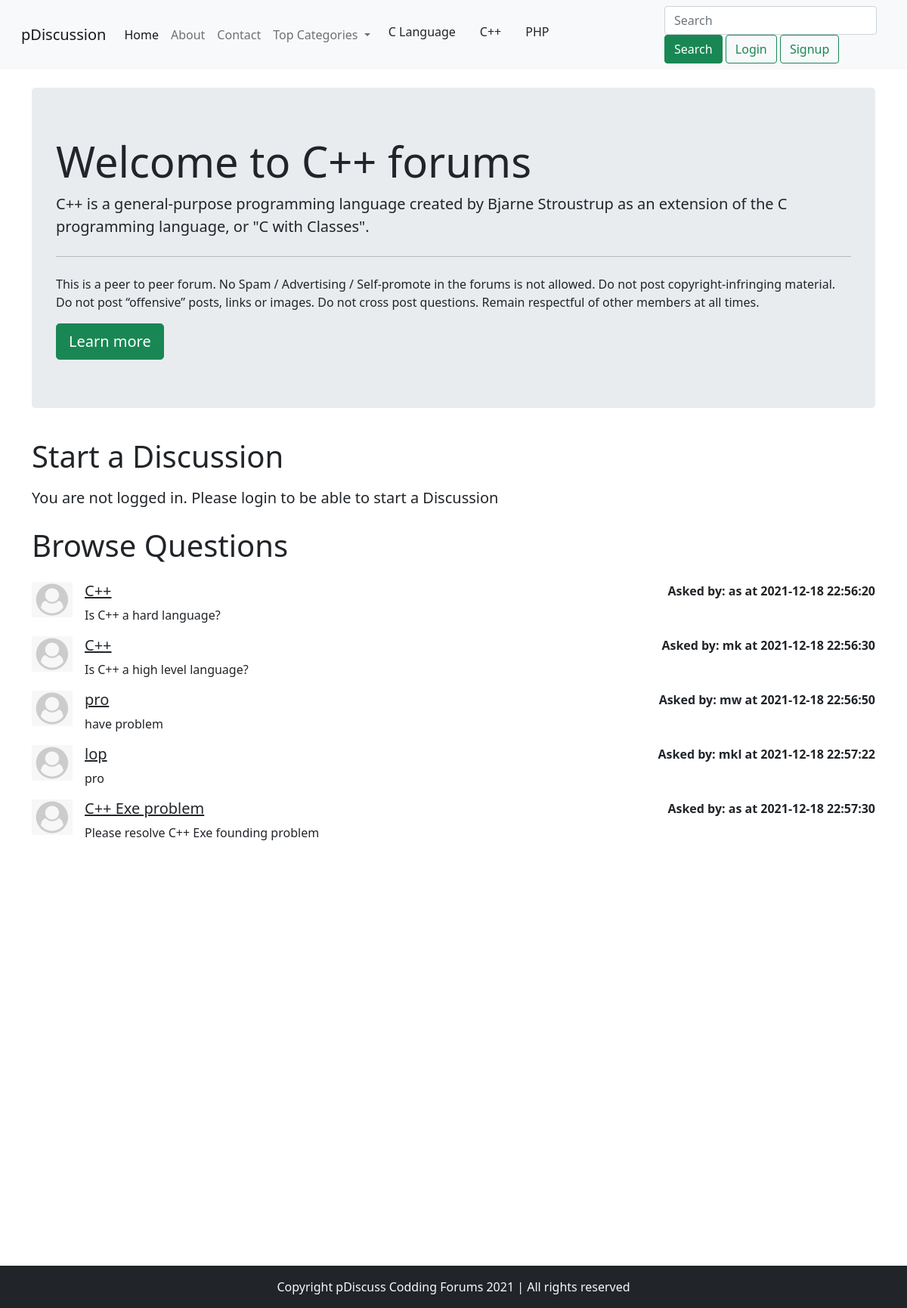
The app's page /threadlist.php?catid=2 with its own data.
### tables this page shows
CREATE TABLE `categories` (
  `id` int(7) NOT NULL,
  `name` varchar(255) NOT NULL,
  `description` text NOT NULL,
  `dt` datetime NOT NULL DEFAULT current_timestamp()
);

CREATE TABLE `threads` (
  `thread_id` int(7) NOT NULL,
  `thread_title` varchar(255) NOT NULL,
  `thread_desc` text NOT NULL,
  `thread_cat_id` int(7) NOT NULL,
  `thread_user_id` int(7) NOT NULL,
  `timestamp` timestamp NOT NULL DEFAULT current_timestamp() ON UPDATE current_timestamp()
);

CREATE TABLE `users` (
  `id` int(7) NOT NULL,
  `username` varchar(30) NOT NULL,
  `password` text NOT NULL,
  `dt` datetime NOT NULL DEFAULT current_timestamp()
);

### threadlist.php (the view, shortened to what this page needs)
<!doctype html>
<html lang="en">
<head>
    <link rel="stylesheet" href="https://stackpath.bootstrapcdn.com/bootstrap/4.5.0/css/bootstrap.min.css"
>
</head>
<body>
    <?php include 'partials/_header.php';?>
    <?php
        $id = $_GET['catid'];
        $sql = "SELECT * FROM `categories` WHERE id=$id";
        $result = mysqli_query($conn, $sql);
        while($row = mysqli_fetch_assoc($result)){
            $catname = $row['name'];
            $catdesc = $row['description'];
        }
    ?>
    <div class="container my-4">
        <div class="jumbotron">
            <h1 class="display-4">Welcome to <?php echo $catname;?> forums</h1>
            <p class="lead"> <?php echo $catdesc;?></p>
            <hr class="my-4">
            <p>This is a peer to peer forum. No Spam / Advertising / Self-promote in the forums is not allowed. Do not
                post copyright-infringing material. Do not post “offensive” posts, links or images. Do not cross post
                questions. Remain respectful of other members at all times.</p>
            <a class="btn btn-success btn-lg" href="#" role="button">Learn more</a>
        </div>
    </div>
    <?php
    if(isset($_SESSION['loggedin']) && $_SESSION['loggedin']==true)
    {
        echo
        '<div class="container">
                <h1 class="py-2">Start a Discussion</h1>
                <form action="'. $_SERVER["REQUEST_URI"] . '" method="post">
                    <div class="form-group">
                        <label for="exampleInputEmail1">Problem Title</label>
                        <input type="text" class="form-control" id="title" name="title" aria-describedby="emailHelp">
                        <small id="emailHelp" class="form-text text-muted">Keep your title as short and crisp as
                            possible</small>
                    </div>
                    <div class="form-group">
                        <input type="hidden" name="id" value="' . $_SESSION['id']  . '">
                        <label for="exampleFormControlTextarea1">Ellaborate Your Concern</label>
                        <textarea class="form-control" id="desc" name="desc" rows="3"></textarea>
                    </div>
                    <button type="submit" class="btn btn-success">Submit</button>
               </form>
        </div>';
     }
     else
     {
        echo '<div class="container">
        <h1 class="py-2">Start a Discussion</h1>
        <p class="lead">You are not logged in. Please login to be able to start a Discussion</p>
    </div>';
     }
  ?>
    <div class="container mb-5" id="ques">
        <h1 class="py-2">Browse Questions</h1>
        <?php
            $id=$_GET['catid'];
            $sql="SELECT * FROM `threads` WHERE thread_cat_id=$id";
            $result=mysqli_query($conn,$sql);
            while($row=mysqli_fetch_assoc($result)){
                $id=$row['thread_id'];
                $title=$row['thread_title'];
                $desc=$row['thread_desc'];
                $thread_time=$row['timestamp'];
                $thread_user_id=$row['thread_user_id'];
                $sql2="SELECT username FROM `users` WHERE id='$thread_user_id'";
                $result2=mysqli_query($conn,$sql2);
                $row2=mysqli_fetch_assoc($result2);
              echo '<div class="media my-3">
                    <img src="img/userdefault.png" width="54px" class="mr-3" alt="..." align="left"><div class="media-body"> <h5 class="mt-0"> <a class="text-dark" href="thread.php?threadid=' . $id. '">'. $title . ' </a></h5>' . $desc . ' </div>' . '<div class="font-weight-bold my-0">Asked by: '. $row2['username'] . ' at '. $thread_time. '</div>
                    </div>';
            }
     ?>
    </div>
    <?php include 'partials/_footer.php';?>
</body>
</html>

### partials/_nav.php (shortened to what this page needs)
<?php
include '_dbconnect.php';
echo '
<nav class="navbar navbar-expand-lg navbar-light bg-light">
<div class="container-fluid">
    <a class="navbar-brand" href="/forum/index.php">pDiscussion</a>
    <button class="navbar-toggler" type="button" data-bs-toggle="collapse" data-bs-target="#navbarSupportedContent" aria-controls="navbarSupportedContent" aria-expanded="false" aria-label="Toggle navigation">
    <span class="navbar-toggler-icon"></span>
    </button>
    <div class="collapse navbar-collapse" id="navbarSupportedContent">
    <ul class="navbar-nav me-auto mb-2 mb-lg-0">
        <li class="nav-item">
        <a class="nav-link active" aria-current="page" href="/forum">Home</a>
        </li>
        <li class="nav-item">
        <a class="nav-link" href="about.php">About</a>
        </li>
        <li class="nav-item">
        <a  class="nav-link" href="contact.php">Contact</a>
        </li>
        <li class="nav-item dropdown">
        <a class="nav-link dropdown-toggle" href="#" id="navbarDropdown" role="button" data-toggle="dropdown" aria-haspopup="true" aria-expanded="false">
           Top Categories
        </a>
        <div class="dropdown-menu" aria-labelledby="navbarDropdown">';
          $sql="SELECT * FROM `categories` LIMIT 3";
            $result=mysqli_query($conn,$sql);
            while($row=mysqli_fetch_assoc($result))
            {
                $id=$row['id'];
                $cat=$row['name'];
            echo '<li><a class="dropdown-item"  href="threadlist.php?catid= ' . $id . '">' . $cat . '</a></li>';
            }
        echo'</div>
    </ul>
    <div class="row mx-2">';
    if(isset($_SESSION['loggedin']) && $_SESSION['loggedin']==true)
    {
        echo ' <form class="d-flex" method="get" action="search.php">
        <input class="form-control me-2" type="search" name="search" placeholder="Search" aria-label="Search">
        <button class="btn-outline-success custom-btn-class" type="submit">Search</button>
        <p class="text-light my-0 mx-2"><p class="text-dark"> welcome '.$_SESSION['username'].'</p>
        <a href="partials/_logout.php" class="btn btn-outline-success" type="submit">Logout</a>
        </form>';
    }
    else
    {
        echo'
        <div class="mx-2">
        <input class="form-control me-2" type="search" name="search" placeholder="Search" aria-label="Search">
        <button class="btn btn-success" type="submit">Search</button>
            <button class="btn btn-outline-success" data-bs-toggle="modal" data-bs-target="#loginModal">
                Login
            </button>
            <button class="btn btn-outline-success" data-bs-toggle="modal" data-bs-target="#signupModal">
                Signup
            </button></div>';
    }
    echo'
         </div>
         </div>
         </nav>';
?>

### threadlist.php (style rules this page uses)
#ques { min-height: 433px; }

### records on screen
categories: name "C Language"
categories: name "C++", description "C++ is a general-purpose programming language created by Bjarne Stroustrup as an extension of the C programming language, or \"C with Classes\"."
categories: name "PHP"
threads: thread_title "C++", thread_desc "Is C++ a hard language?", users.username "as", timestamp "2021-12-18 22:56:20"
threads: thread_title "C++", thread_desc "Is C++ a high level language?", users.username "mk", timestamp "2021-12-18 22:56:30"
threads: thread_title "pro", thread_desc "have problem", users.username "mw", timestamp "2021-12-18 22:56:50"
threads: thread_title "lop", thread_desc "pro", users.username "mkl", timestamp "2021-12-18 22:57:22"
threads: thread_title "C++ Exe problem", thread_desc "Please resolve C++ Exe founding problem", users.username "as", timestamp "2021-12-18 22:57:30"
